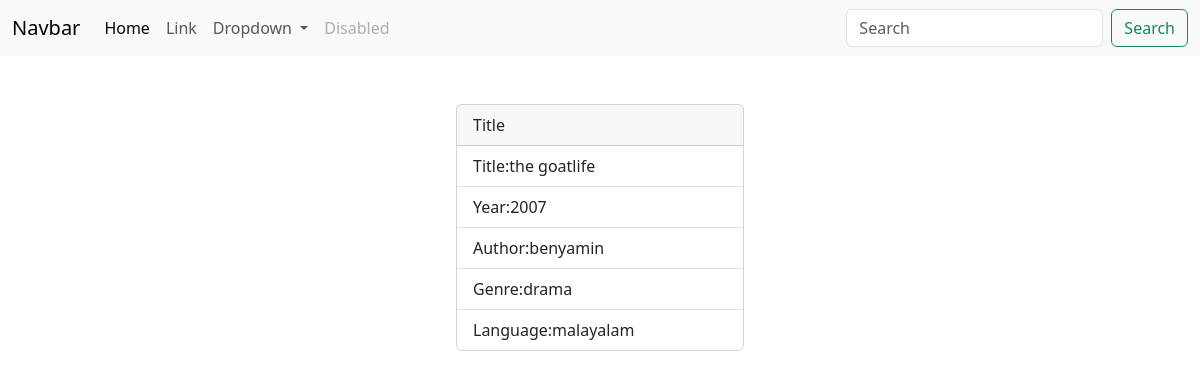
Screenshot of /book/3/ with the database file from the repository.
### myapp/models.py (models this page shows, shortened)
class Book(models.Model):
    title=models.CharField(max_length=200)
    author=models.CharField(max_length=200)
    year=models.PositiveIntegerField()
    genre=models.CharField(max_length=200)
    language=models.CharField(max_length=200,null=True)

### myapp/views.py (the view)
# urls.py: path('book/<int:mwogli>/',views.BookDetailView.as_view(),name="book-details"),
class BookDetailView(View):
    def get(self,request,*args,**kwargs):
        id=kwargs.get("mwogli")
        qs=Book.objects.get(id=id)
        return render(request,"book_detail.html",{"data":qs})

### myapp/templates/book_detail.html
{%extends 'base.html'%}
{%block main_block%}
<div class="container  mt-5 d-flex justify-content-center">
    <div class="card" style="width: 18rem;">
        <div class="card-header">
          Title
        </div>
        <ul class="list-group list-group-flush">
          <li class="list-group-item">Title:{{data.title}}</li>
          <li class="list-group-item">Year:{{data.year}}</li>
          <li class="list-group-item">Author:{{data.author}}</li>
          <li class="list-group-item">Genre:{{data.genre}}</li>
          <li class="list-group-item">Language:{{data.language}}</li>
        </ul>
      </div>
</div>
{%endblock%}

### rows the page displays
Book: title "the goatlife", year "2007", author "benyamin", genre "drama", language "malayalam"
